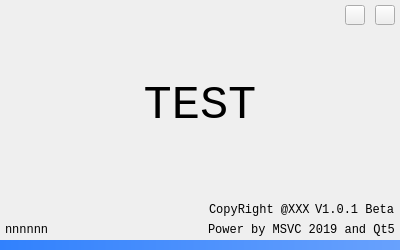
<?xml version="1.0" encoding="UTF-8"?>
<ui version="4.0">
 <class>StartUI</class>
 <widget class="QWidget" name="StartUI">
  <property name="geometry">
   <rect>
    <x>0</x>
    <y>0</y>
    <width>400</width>
    <height>250</height>
   </rect>
  </property>
  <property name="minimumSize">
   <size>
    <width>400</width>
    <height>250</height>
   </size>
  </property>
  <property name="windowTitle">
   <string>Form</string>
  </property>
  <layout class="QGridLayout" name="gridLayout_2">
   <property name="leftMargin">
    <number>0</number>
   </property>
   <property name="topMargin">
    <number>0</number>
   </property>
   <property name="rightMargin">
    <number>0</number>
   </property>
   <property name="bottomMargin">
    <number>0</number>
   </property>
   <item row="0" column="0">
    <layout class="QGridLayout" name="gridLayout">
     <property name="verticalSpacing">
      <number>0</number>
     </property>
     <item row="3" column="0">
      <spacer name="verticalSpacer">
       <property name="orientation">
        <enum>Qt::Vertical</enum>
       </property>
       <property name="sizeType">
        <enum>QSizePolicy::Minimum</enum>
       </property>
       <property name="sizeHint" stdset="0">
        <size>
         <width>20</width>
         <height>10</height>
        </size>
       </property>
      </spacer>
     </item>
     <item row="5" column="0">
      <widget class="QProgressBar" name="progressBar">
       <property name="minimumSize">
        <size>
         <width>0</width>
         <height>10</height>
        </size>
       </property>
       <property name="maximumSize">
        <size>
         <width>16777215</width>
         <height>10</height>
        </size>
       </property>
       <property name="styleSheet">
        <string notr="true">QProgressBar
{
background:white;
}
QProgressBar::chunk
{
background:qlineargradient(spread:pad, x1:1, y1:0, x2:0, y2:0, stop:0 rgba(104, 161, 253, 255), stop:1 rgba(49, 129, 253, 255));
}</string>
       </property>
       <property name="value">
        <number>100</number>
       </property>
       <property name="textVisible">
        <bool>false</bool>
       </property>
      </widget>
     </item>
     <item row="4" column="0">
      <layout class="QVBoxLayout" name="verticalLayout">
       <property name="spacing">
        <number>0</number>
       </property>
       <item>
        <layout class="QHBoxLayout" name="horizontalLayout_5">
         <item>
          <spacer name="horizontalSpacer_3">
           <property name="orientation">
            <enum>Qt::Horizontal</enum>
           </property>
           <property name="sizeHint" stdset="0">
            <size>
             <width>40</width>
             <height>20</height>
            </size>
           </property>
          </spacer>
         </item>
         <item>
          <widget class="QLabel" name="copyright_img">
           <property name="minimumSize">
            <size>
             <width>200</width>
             <height>50</height>
            </size>
           </property>
           <property name="maximumSize">
            <size>
             <width>200</width>
             <height>50</height>
            </size>
           </property>
           <property name="text">
            <string/>
           </property>
          </widget>
         </item>
        </layout>
       </item>
       <item>
        <layout class="QHBoxLayout" name="horizontalLayout_6">
         <property name="rightMargin">
          <number>5</number>
         </property>
         <item>
          <spacer name="horizontalSpacer_4">
           <property name="orientation">
            <enum>Qt::Horizontal</enum>
           </property>
           <property name="sizeHint" stdset="0">
            <size>
             <width>40</width>
             <height>20</height>
            </size>
           </property>
          </spacer>
         </item>
         <item>
          <widget class="QLabel" name="copyright">
           <property name="font">
            <font>
             <family>Consolas</family>
            </font>
           </property>
           <property name="text">
            <string>CopyRight @XXX</string>
           </property>
          </widget>
         </item>
         <item>
          <spacer name="horizontalSpacer">
           <property name="orientation">
            <enum>Qt::Horizontal</enum>
           </property>
           <property name="sizeType">
            <enum>QSizePolicy::Minimum</enum>
           </property>
           <property name="sizeHint" stdset="0">
            <size>
             <width>5</width>
             <height>20</height>
            </size>
           </property>
          </spacer>
         </item>
         <item>
          <widget class="QLabel" name="version">
           <property name="font">
            <font>
             <family>Consolas</family>
            </font>
           </property>
           <property name="text">
            <string>V1.0.1 Beta</string>
           </property>
          </widget>
         </item>
        </layout>
       </item>
       <item>
        <layout class="QHBoxLayout" name="horizontalLayout_7">
         <property name="leftMargin">
          <number>5</number>
         </property>
         <property name="rightMargin">
          <number>5</number>
         </property>
         <item>
          <widget class="QLabel" name="statue">
           <property name="font">
            <font>
             <family>Consolas</family>
            </font>
           </property>
           <property name="text">
            <string>nnnnnn</string>
           </property>
          </widget>
         </item>
         <item>
          <spacer name="horizontalSpacer_5">
           <property name="orientation">
            <enum>Qt::Horizontal</enum>
           </property>
           <property name="sizeHint" stdset="0">
            <size>
             <width>40</width>
             <height>20</height>
            </size>
           </property>
          </spacer>
         </item>
         <item>
          <widget class="QLabel" name="copyright_2">
           <property name="font">
            <font>
             <family>Consolas</family>
            </font>
           </property>
           <property name="text">
            <string>Power by MSVC 2019 and Qt5</string>
           </property>
          </widget>
         </item>
        </layout>
       </item>
      </layout>
     </item>
     <item row="0" column="0">
      <layout class="QHBoxLayout" name="horizontalLayout_4">
       <property name="spacing">
        <number>0</number>
       </property>
       <property name="topMargin">
        <number>5</number>
       </property>
       <property name="rightMargin">
        <number>5</number>
       </property>
       <item>
        <spacer name="horizontalSpacer_2">
         <property name="orientation">
          <enum>Qt::Horizontal</enum>
         </property>
         <property name="sizeHint" stdset="0">
          <size>
           <width>40</width>
           <height>20</height>
          </size>
         </property>
        </spacer>
       </item>
       <item>
        <widget class="QPushButton" name="min_btn">
         <property name="maximumSize">
          <size>
           <width>20</width>
           <height>20</height>
          </size>
         </property>
         <property name="styleSheet">
          <string notr="true">QPushButton{
border-image: url(:/res/res/mini.png);
}
QPushButton:hover{
border-image: url(:/res/res/mini_hover.png);
}
QPushButton:pressed{
border-image: url(:/res/res/mini_clicked.png);
}
</string>
         </property>
         <property name="text">
          <string/>
         </property>
        </widget>
       </item>
       <item>
        <spacer name="horizontalSpacer_6">
         <property name="orientation">
          <enum>Qt::Horizontal</enum>
         </property>
         <property name="sizeType">
          <enum>QSizePolicy::Minimum</enum>
         </property>
         <property name="sizeHint" stdset="0">
          <size>
           <width>10</width>
           <height>0</height>
          </size>
         </property>
        </spacer>
       </item>
       <item>
        <widget class="QPushButton" name="close_btn">
         <property name="maximumSize">
          <size>
           <width>20</width>
           <height>20</height>
          </size>
         </property>
         <property name="styleSheet">
          <string notr="true">QPushButton{
border-image: url(:/res/res/close.png);
}
QPushButton:hover{
border-image: url(:/res/res/close_hover.png);
}
QPushButton:pressed{
border-image: url(:/res/res/close_clicked.png);
}
</string>
         </property>
         <property name="text">
          <string/>
         </property>
        </widget>
       </item>
      </layout>
     </item>
     <item row="2" column="0">
      <widget class="QLabel" name="label">
       <property name="minimumSize">
        <size>
         <width>0</width>
         <height>70</height>
        </size>
       </property>
       <property name="font">
        <font>
         <family>Consolas</family>
         <pointsize>35</pointsize>
        </font>
       </property>
       <property name="text">
        <string>TEST</string>
       </property>
       <property name="alignment">
        <set>Qt::AlignCenter</set>
       </property>
      </widget>
     </item>
     <item row="1" column="0">
      <spacer name="verticalSpacer_2">
       <property name="orientation">
        <enum>Qt::Vertical</enum>
       </property>
       <property name="sizeHint" stdset="0">
        <size>
         <width>20</width>
         <height>40</height>
        </size>
       </property>
      </spacer>
     </item>
    </layout>
   </item>
  </layout>
 </widget>
 <resources>
  <include location="../../resource.qrc"/>
 </resources>
 <connections>
  <connection>
   <sender>close_btn</sender>
   <signal>clicked()</signal>
   <receiver>StartUI</receiver>
   <slot>close()</slot>
   <hints>
    <hint type="sourcelabel">
     <x>383</x>
     <y>15</y>
    </hint>
    <hint type="destinationlabel">
     <x>199</x>
     <y>124</y>
    </hint>
   </hints>
  </connection>
  <connection>
   <sender>min_btn</sender>
   <signal>clicked()</signal>
   <receiver>StartUI</receiver>
   <slot>showMinimized()</slot>
   <hints>
    <hint type="sourcelabel">
     <x>353</x>
     <y>15</y>
    </hint>
    <hint type="destinationlabel">
     <x>199</x>
     <y>124</y>
    </hint>
   </hints>
  </connection>
 </connections>
</ui>
